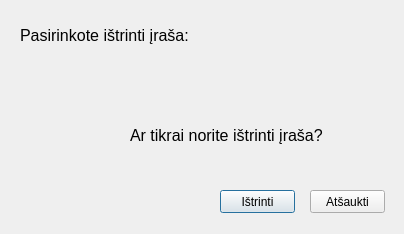
<?xml version="1.0" encoding="UTF-8"?>
<ui version="4.0">
 <class>Dialog</class>
 <widget class="QDialog" name="Dialog">
  <property name="geometry">
   <rect>
    <x>0</x>
    <y>0</y>
    <width>404</width>
    <height>234</height>
   </rect>
  </property>
  <property name="windowTitle">
   <string>Įrašo ištrinimas</string>
  </property>
  <widget class="QLabel" name="label">
   <property name="geometry">
    <rect>
     <x>130</x>
     <y>110</y>
     <width>231</width>
     <height>51</height>
    </rect>
   </property>
   <property name="font">
    <font>
     <family>Arial</family>
     <pointsize>12</pointsize>
    </font>
   </property>
   <property name="text">
    <string>Ar tikrai norite ištrinti įraša?</string>
   </property>
  </widget>
  <widget class="QPushButton" name="istrinti">
   <property name="geometry">
    <rect>
     <x>220</x>
     <y>190</y>
     <width>75</width>
     <height>23</height>
    </rect>
   </property>
   <property name="text">
    <string>Ištrinti</string>
   </property>
  </widget>
  <widget class="QPushButton" name="atsaukti">
   <property name="geometry">
    <rect>
     <x>310</x>
     <y>190</y>
     <width>75</width>
     <height>23</height>
    </rect>
   </property>
   <property name="text">
    <string>Atšaukti</string>
   </property>
  </widget>
  <widget class="QLabel" name="label_2">
   <property name="geometry">
    <rect>
     <x>20</x>
     <y>10</y>
     <width>231</width>
     <height>51</height>
    </rect>
   </property>
   <property name="font">
    <font>
     <family>Arial</family>
     <pointsize>12</pointsize>
    </font>
   </property>
   <property name="text">
    <string>Pasirinkote ištrinti įraša:</string>
   </property>
  </widget>
  <widget class="QLabel" name="irasas">
   <property name="geometry">
    <rect>
     <x>40</x>
     <y>50</y>
     <width>331</width>
     <height>51</height>
    </rect>
   </property>
   <property name="font">
    <font>
     <family>Arial</family>
     <pointsize>12</pointsize>
     <weight>75</weight>
     <bold>true</bold>
    </font>
   </property>
   <property name="text">
    <string/>
   </property>
  </widget>
 </widget>
 <resources/>
 <connections/>
</ui>
